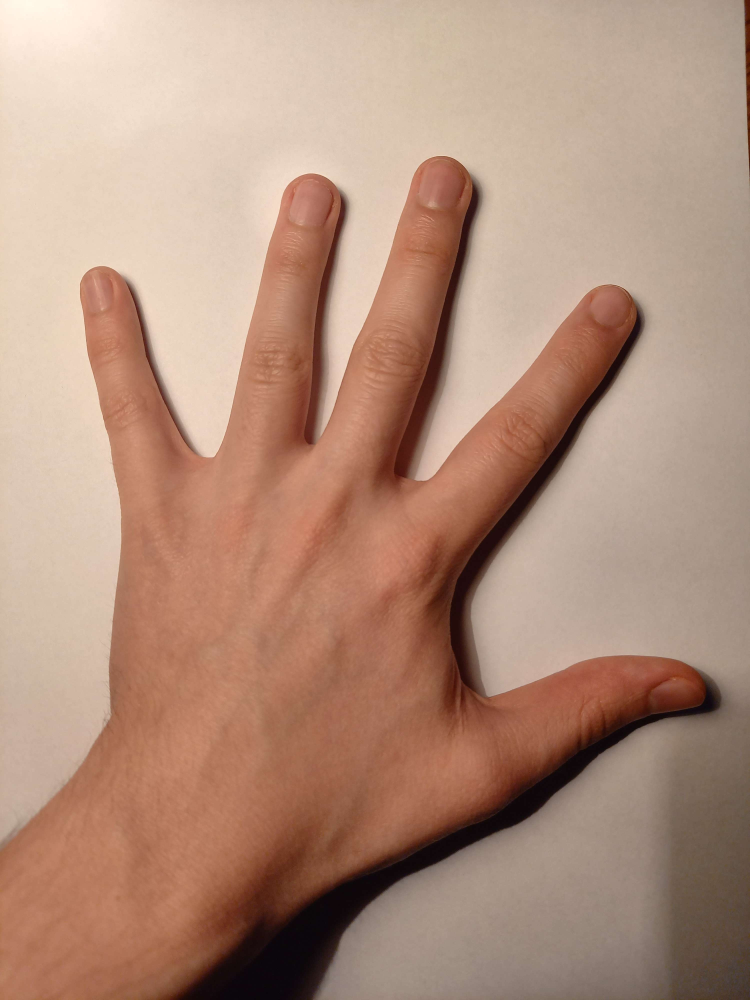
#> input picture Lab_6/hand.jpg, 3000 x 4000 px (shown at 1/4 size)
$ jupyter execute main.ipynb
#> lines starting #> are read from the running program, lines starting #| are printed output that depends on the picture; after the words box and inside, x2 and y2 are one past the last pixel; in counts of white or black regions, pixels touching at a corner belong together
[cell 1]
import cv2
import matplotlib.pyplot as plt

hand = cv2.imread('hand.jpg')
#> hand is the input picture: shape (4000, 3000, 3); mean B, G, R 124.4, 143.4, 178.1

plt.axis("off")
hand = cv2.cvtColor(hand, cv2.COLOR_BGR2RGB)
plt.imshow(hand)
plt.show()

64x64 scalling

[cell 2]
plt.axis("off")
hand_resized = cv2.resize(hand, (64,64))
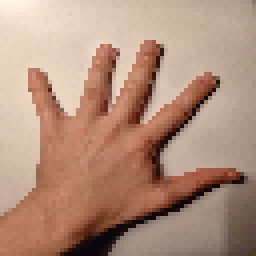
#> hand_resized: shape (64, 64, 3) (shown 4 times larger); mean R, G, B 178, 143.4, 124.3
plt.imshow(hand_resized)
plt.show()

$RGB$ to $YC_bC_r$

[cell 3]
import numpy as np
YCBCR_mat = np.array([[0.299,0.587,0.114],
                      [-0.168736, -0.331264, 0.5],
                      [0.5, -0.418688, -0.081312]])
vect_b = np.array([[0],[128],[128]])
print(vect_b.shape)
hand_resized = hand_resized.reshape([hand_resized.shape[0]*hand_resized.shape[1],3])

[cell 4]
print(hand_resized.shape)
#| (4096, 3)
YCBCR_img = (YCBCR_mat@hand_resized.T) + vect_b
print(YCBCR_img.T.shape)
#| (4096, 3)
YCBCR_img = YCBCR_img.T.reshape([64,64,3]).astype(int)
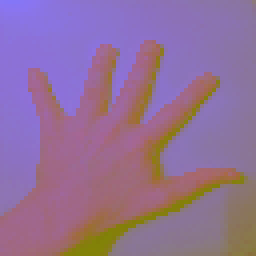
#> YCBCR_img: shape (64, 64, 3) int64 (shown 4 times larger); mean of channels 0, 1, 2 151.1, 112, 146.4; drawn as B, G, R

[cell 5]
plt.axis("off")
plt.imshow(YCBCR_img)
plt.show()
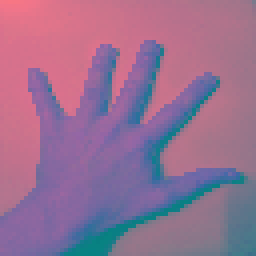
#> shown: shape (64, 64, 3) (shown 4 times larger); mean R, G, B 151.1, 112, 146.4

[cell 6]
fig,ax = plt.subplots(1,3)
plt.gray()
ax[0].axis("off")
ax[1].axis("off")
ax[2].axis("off")
ax[0].set_title("Y")
ax[1].set_title("$C_b$")
ax[2].set_title("$C_r$")
ax[0].imshow(YCBCR_img[:,:,0])
ax[1].imshow(YCBCR_img[:,:,1])
ax[2].imshow(YCBCR_img[:,:,2])
plt.show()
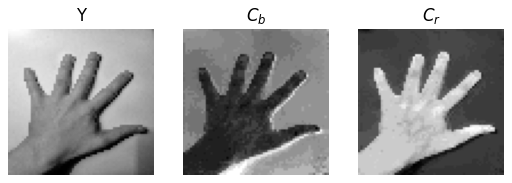
#> figure drawn by matplotlib, 3 panels

[cell 7]
def binaryzation(img,Ta,Tb,Tc,Td):
#> called with Ta = 100, Tb = 110, Tc = 150, Td = 170
    img_2 = np.zeros(img.shape[:-1])
    for i in range(len(img)):
        for j in range(len(img[0])):
            img_2[i,j] = (Ta<img[i,j,1]<Tb) and Tc<img[i,j,2]<Td
#> this loop made 64 passes
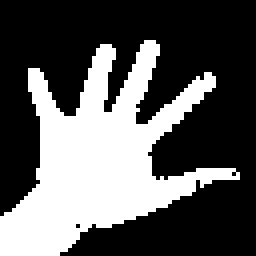
#> img_2: shape (64, 64) float64 (shown 4 times larger); values 0 (black) and 1 (white), 35% white; 1 white region, box (x1, y1, x2, y2) and area: (0, 10, 60, 64) 1433
    return img_2
img_bin = binaryzation(YCBCR_img,100,110,150,170).astype(int)
print(img_bin)
#> (printed output is left out)
plt.axis("off")
plt.imshow(img_bin)
plt.show()

Median blur

[cell 8]
median = cv2.medianBlur(img_bin.astype('uint16'), 3)
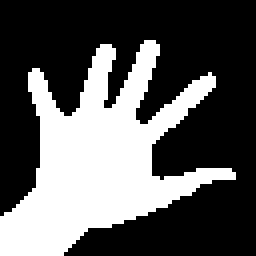
#> median: shape (64, 64) uint16 (shown 4 times larger); values 0 (black) and 1 (white), 35.2% white; 1 white region, box (x1, y1, x2, y2) and area: (0, 10, 59, 64) 1443
plt.axis("off")
plt.imshow(median)
plt.show()

[cell 9]
m00 = np.sum(median)
#> m00 = 1443
m10 = np.sum(np.array([[median[i,j]*i for j in range(len(median[0]))] for i in range(len(median))]))
#> m10 = 56800
m01 = np.sum(np.array([[median[i,j]*j for j in range(len(median[0]))] for i in range(len(median))]))
#> m01 = 35333
xsc = m10/m00
#> xsc = 39.36
ysc = m01/m00
#> ysc = 24.49
plt.axis("off")
plt.imshow(median)
plt.axhline(xsc,color = "red")
plt.axvline(ysc,color = "red")
plt.show()
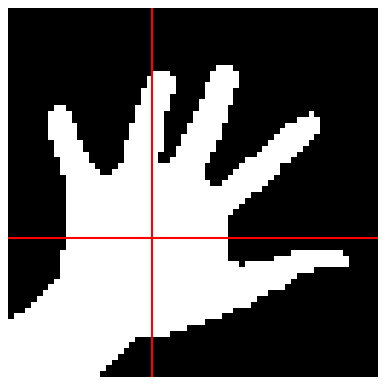
#> figure drawn by matplotlib, 1 panel

[cell 10]
width = 64
height = 64
maxval = 255
ppm_header = f'P6 {width} {height} {maxval}\n'

with open('hand.ppm', 'wb') as f:
    f.write(bytearray(ppm_header, 'ascii'))
    cv2.resize(hand, (64,64)).tofile(f)

[cell 11]
plt.imshow(YCBCR_img[0,0,:]-np.array([[[237,116,139]]]))
plt.show()
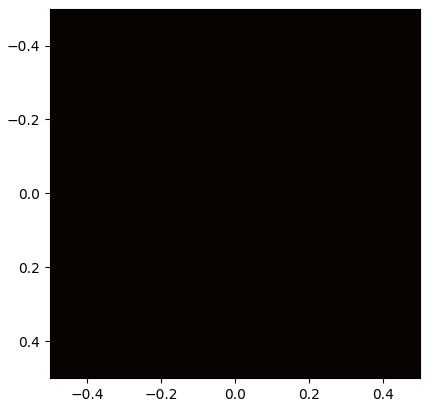
#> figure drawn by matplotlib, 1 panel
print(YCBCR_img[0,0,:]-np.array([[[237,116,139]]]))
#| [[[ 8  3 -5]]]

$ run again, with Lab_6/geirangerfjord_64.ppm saved as Lab_6/hand.jpg
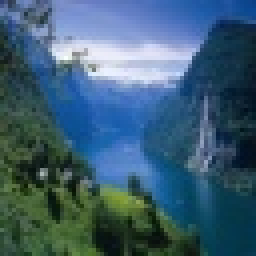
#> input picture Lab_6/geirangerfjord_64.ppm, 64 x 64 px (shown 4 times larger)
#> hand is the input picture: shape (64, 64, 3); mean B, G, R 115.3, 94.2, 60.8
#| (4096, 3)
#| (4096, 3)
#> the loop in binaryzation, `for i in range(len(img)):` made 64 passes
#> (printed output is left out)
#> median: shape (64, 64) uint16; every value is 0
#> m00 = 0
#> xsc = nan
#> `plt.show()`:
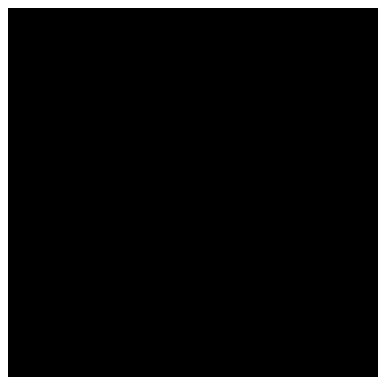
#> figure drawn by matplotlib, 1 panel
#> `plt.show()`:
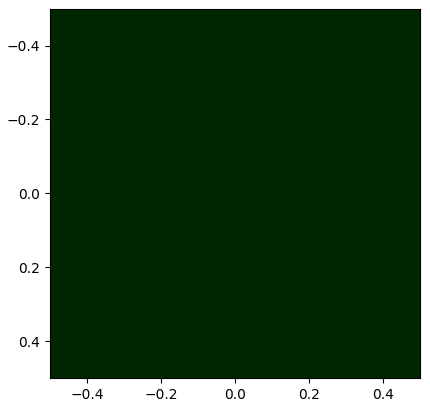
#> figure drawn by matplotlib, 1 panel
#| [[[-173   39  -23]]]
